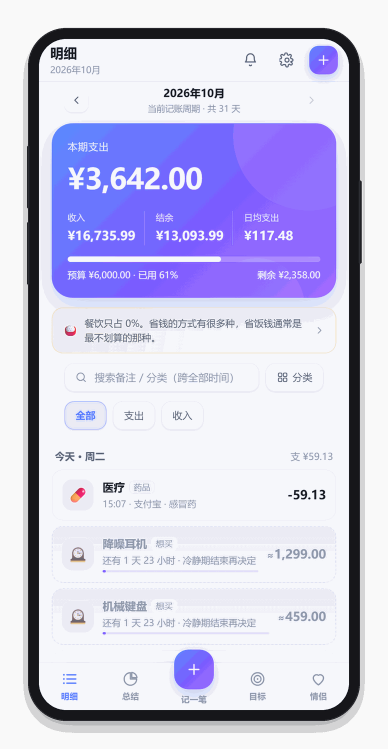
#> input picture screenshots/detail.png, 776 x 1498 px, given in place of shot-01.png, which was not available (shown at 1/2 size)
$ python make-device-shots.py
#> lines starting #> are read from the running program, lines starting #| are printed output that depends on the picture; after the words box and inside, x2 and y2 are one past the last pixel; in counts of white or black regions, pixels touching at a corner belong together
"""把实机截图套上手机外壳，生成 README 用的产品图（透明底 PNG）。

用法： python _tools/make-device-shots.py
输入： 社交推广图/实机截图/shot-01.png（记一笔）、shot-02.png（明细）—— 本地素材，不进仓库
输出： screenshots/record.png、detail.png —— 手机外壳 + 圆角 + 投影，会被提交
      （特意不放在 assets/ 下：assets 会被 build-dist.js 整个打进 dist 和 APK）

改了原始截图后重跑本脚本即可，不要直接覆盖输出图（会叠层）。
"""
import os
from PIL import Image, ImageDraw, ImageFilter

ROOT = os.path.dirname(os.path.dirname(os.path.abspath(__file__)))
SRC_DIR = os.path.join(ROOT, "社交推广图", "实机截图")
DST_DIR = os.path.join(ROOT, "screenshots")

S = 2                 # 绘制倍率，最后缩回 1x 得到平滑圆角
BEZEL = 22            # 边框厚度（1x）
SCREEN_R = 54         # 屏幕圆角（1x）
BODY_R = SCREEN_R + BEZEL
PAD = 56              # 画布外边距，留给投影
SCREEN_W = 620        # 输出屏幕宽度（1x）——README 里按 300px 展示，2x 足够清晰且体积减半

BODY = (22, 22, 26, 255)      # 机身深灰
EDGE = (60, 60, 68, 255)      # 机身高光内圈
SHADOW = (12, 14, 24, 105)


def rounded_mask(size, radius):
    m = Image.new("L", size, 0)
    ImageDraw.Draw(m).rounded_rectangle([0, 0, size[0] - 1, size[1] - 1], radius, fill=255)
    return m


def build(src, dst):
#> called with src = '社交推广图/实机截图/shot-01.png', dst = 'screenshots/record.png'
    shot = Image.open(src).convert("RGB")
    sw, sh = shot.size
#> sw = 776; sh = 1498
    if sw != SCREEN_W:
        sh = round(sh * SCREEN_W / sw)
#> sh = 1197
        sw = SCREEN_W
    shot = shot.resize((sw, sh), Image.LANCZOS)
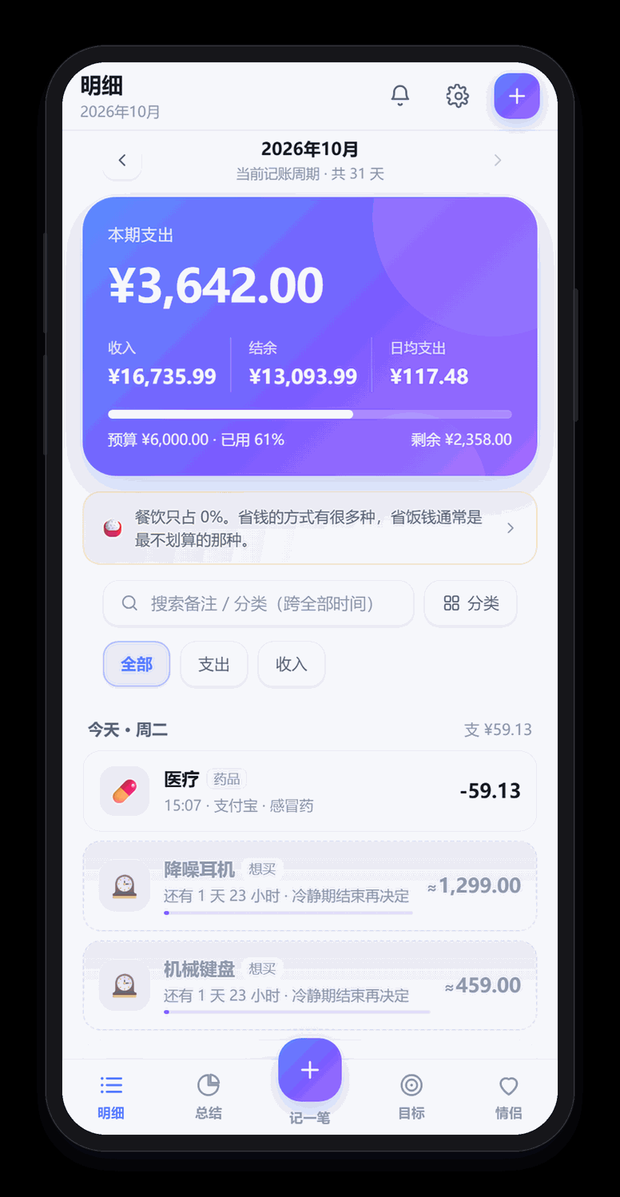
#> shot: PIL image 620x1197 RGB; mean R, G, B 153.5, 151.1, 178.9

    body_w, body_h = sw + BEZEL * 2, sh + BEZEL * 2
#> body_w = 664; body_h = 1241
    canvas = (body_w + PAD * 2, body_h + PAD * 2)
#> canvas = (776, 1353)

    cs = (canvas[0] * S, canvas[1] * S)
#> cs = (1552, 2706)
    bw, bh = body_w * S, body_h * S
#> bw = 1328; bh = 2482
    off = (PAD * S, PAD * S)

    # 1) 投影
    shadow = Image.new("RGBA", cs, (0, 0, 0, 0))
#> shadow: PIL image 1552x2706 RGBA; every value is 0
    shadow.paste(Image.new("RGBA", (bw, bh), SHADOW),
                 (off[0], off[1] + 14 * S), rounded_mask((bw, bh), BODY_R * S))
#> in rounded_mask, `m = Image.new("L", size, 0)`: m: PIL image 1328x2482 L; every value is 0
#> in rounded_mask, `ImageDraw.Draw(m).rounded_rectangle([0, 0, size[0] - 1, size[1] - 1], ..`:
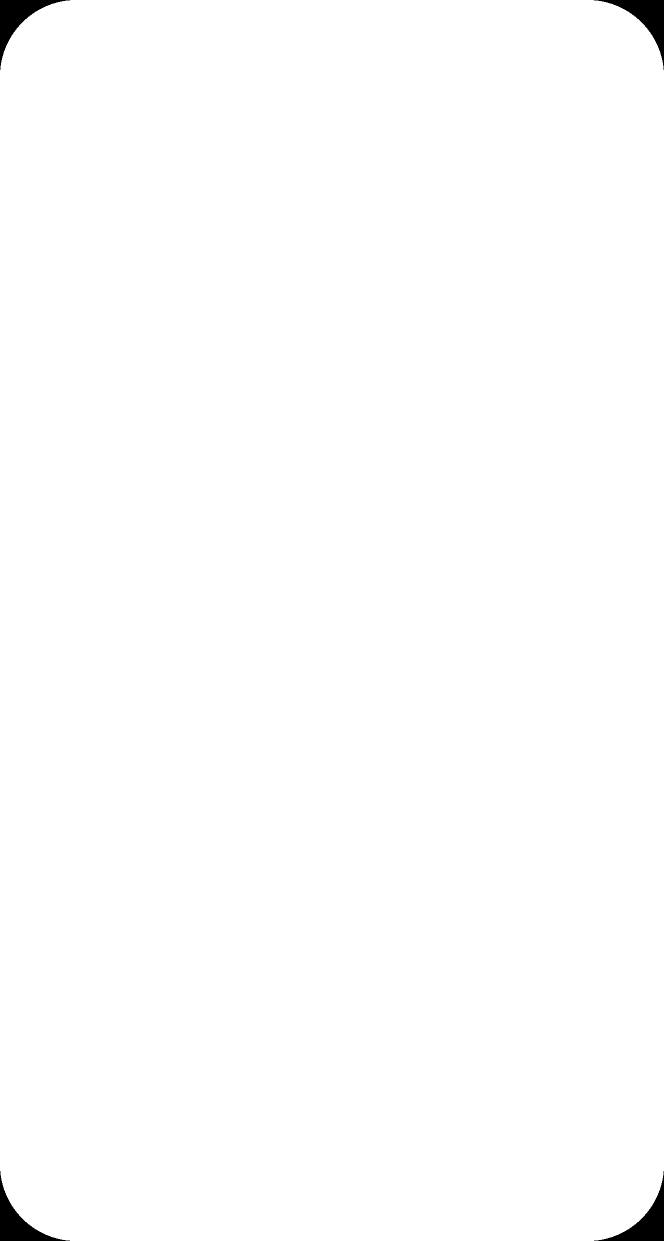
#> m: PIL image 1328x2482 L (shown at 1/2 size); 99.4% white; 4 black regions, box (x1, y1, x2, y2) and area: (0, 0, 140, 140) 5005, (1188, 0, 1328, 140) 5005, (0, 2342, 140, 2482) 5005, (1188, 2342, 1328, 2482) 5005
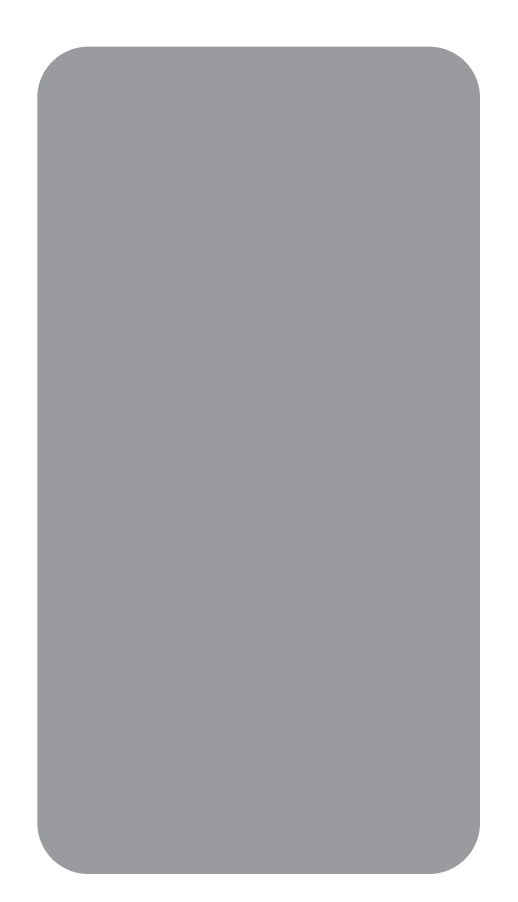
#> shadow: PIL image 1552x2706 RGBA (shown at 1/3 size); mean R, G, B, A 9.4, 10.9, 18.7, 81.9; transparent parts drawn white
    shadow = shadow.filter(ImageFilter.GaussianBlur(18 * S))
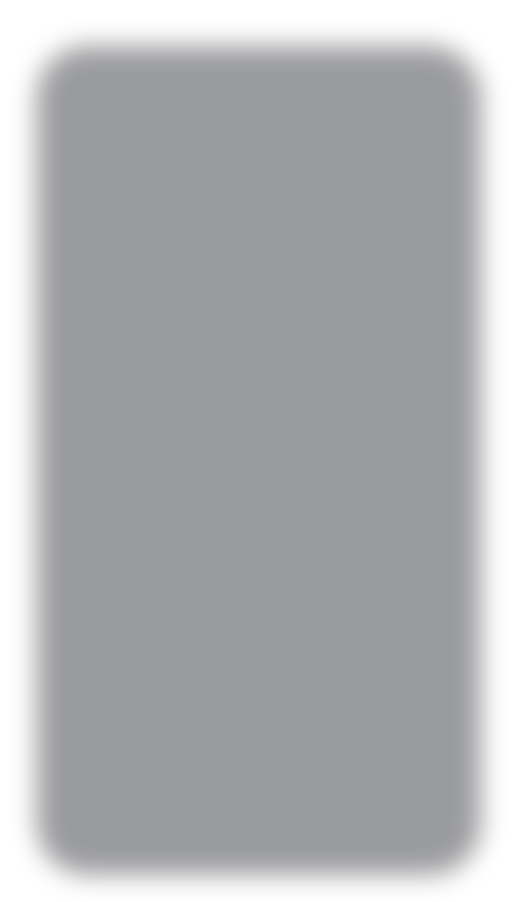
#> shadow: PIL image 1552x2706 RGBA (shown at 1/3 size); mean R, G, B, A 9.4, 10.9, 18.7, 81.9; transparent parts drawn white

    # 2) 机身
    body = Image.new("RGBA", cs, (0, 0, 0, 0))
    bd = ImageDraw.Draw(body)
    bd.rounded_rectangle([off[0], off[1], off[0] + bw - 1, off[1] + bh - 1],
                         BODY_R * S, fill=BODY)

    # 侧面按键
    btn = (34, 34, 40, 255)
    r = 4 * S
    for y0, y1 in ((0.17, 0.26), (0.28, 0.37)):
        bd.rounded_rectangle([off[0] - 2 * S, off[1] + bh * y0,
                              off[0] + 3 * S, off[1] + bh * y1], r, fill=btn)
    bd.rounded_rectangle([off[0] + bw - 3 * S, off[1] + bh * 0.22,
                          off[0] + bw + 3 * S, off[1] + bh * 0.34], r, fill=btn)

    # 3) 屏幕（圆角裁切）
    screen = shot.resize((sw * S, sh * S), Image.LANCZOS).convert("RGBA")
    body.paste(screen, (off[0] + BEZEL * S, off[1] + BEZEL * S),
               rounded_mask((sw * S, sh * S), SCREEN_R * S))
#> call 2 of rounded_mask, with size = (1240, 2394), radius = 108
#> in rounded_mask (call 2), `m = Image.new("L", size, 0)`: m: PIL image 1240x2394 L; every value is 0
#> in rounded_mask (call 2), `ImageDraw.Draw(m).rounded_rectangle([0, 0, size[0] - 1, size[1] - 1], ..`:
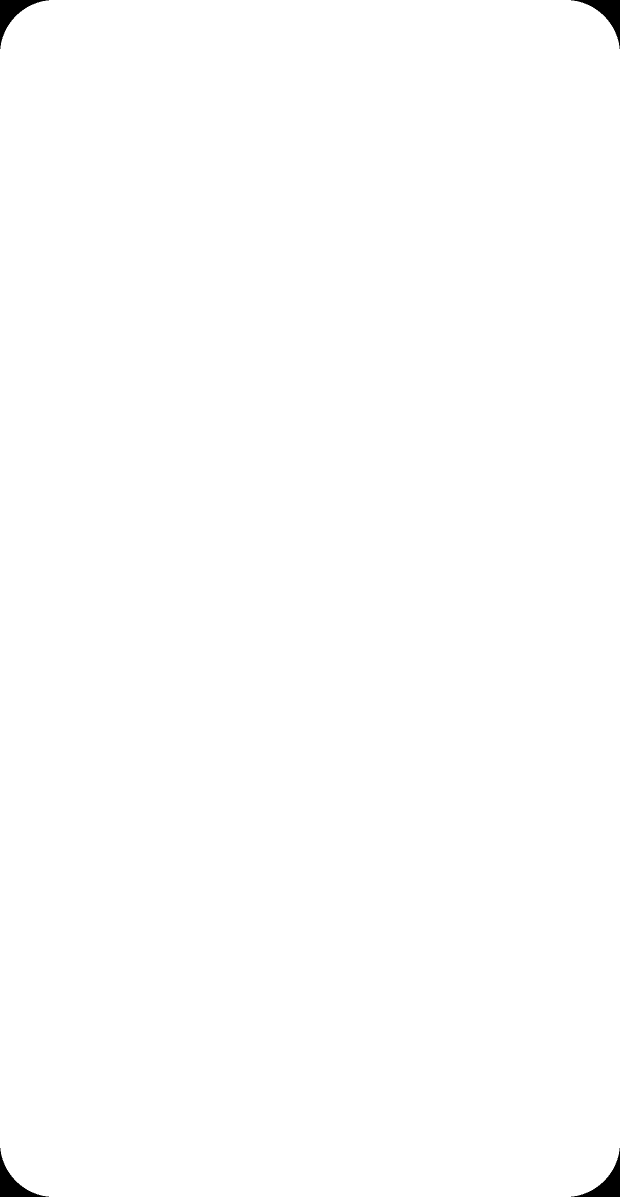
#> m: PIL image 1240x2394 L (shown at 1/2 size); 99.7% white; 4 black regions, box (x1, y1, x2, y2) and area: (0, 0, 98, 98) 2534, (1142, 0, 1240, 98) 2534, (0, 2296, 98, 2394) 2534, (1142, 2296, 1240, 2394) 2534
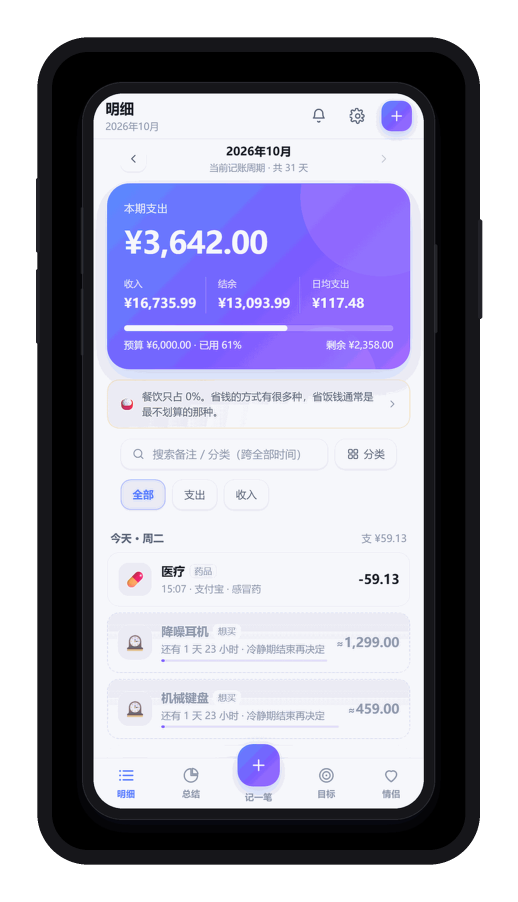
#> body: PIL image 1552x2706 RGBA (shown at 1/3 size); mean R, G, B, A 110.2, 108.5, 128.5, 199.2; transparent parts drawn white

    # 4) 内圈高光
    bd.rounded_rectangle([off[0] + S, off[1] + S, off[0] + bw - 1 - S, off[1] + bh - 1 - S],
                         (BODY_R - 1) * S, outline=EDGE, width=max(1, S))

    out = Image.alpha_composite(shadow, body).resize(canvas, Image.LANCZOS)
    # 量化为 256 色调色板（保留 alpha）：投影渐变占了大头，量化后体积掉到 ~1/8，
    # 300px 展示尺寸下看不出色阶。
    out = out.quantize(colors=256, method=Image.FASTOCTREE)
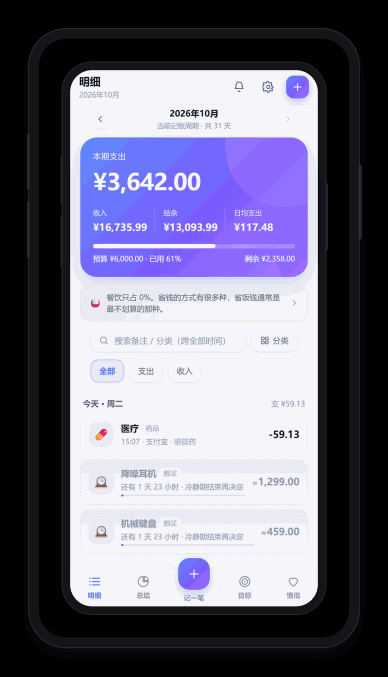
#> out: PIL image 776x1353 P (shown at 1/2 size); mean R, G, B 110.3, 108.3, 128.4
    out.save(dst, optimize=True)
    print("%s -> %s  %s" % (os.path.basename(src), os.path.basename(dst), out.size))
#| shot-01.png -> record.png  (776, 1353)


if __name__ == "__main__":
    for shot_name, out_name in (("shot-01", "record"), ("shot-02", "detail")):
        build(os.path.join(SRC_DIR, shot_name + ".png"), os.path.join(DST_DIR, out_name + ".png"))
